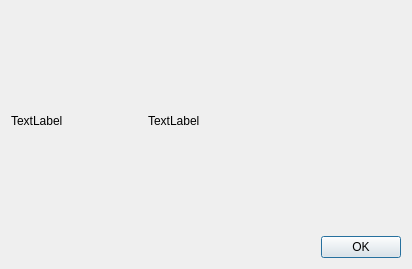
<?xml version="1.0" encoding="UTF-8"?>
<ui version="4.0">
 <class>AboutDialog</class>
 <widget class="QDialog" name="AboutDialog">
  <property name="geometry">
   <rect>
    <x>0</x>
    <y>0</y>
    <width>412</width>
    <height>269</height>
   </rect>
  </property>
  <property name="minimumSize">
   <size>
    <width>412</width>
    <height>269</height>
   </size>
  </property>
  <property name="maximumSize">
   <size>
    <width>412</width>
    <height>269</height>
   </size>
  </property>
  <property name="windowTitle">
   <string>About PhotoScan Helper</string>
  </property>
  <property name="sizeGripEnabled">
   <bool>false</bool>
  </property>
  <layout class="QVBoxLayout" name="verticalLayout">
   <item>
    <layout class="QHBoxLayout" name="horizontalLayout">
     <item>
      <widget class="QLabel" name="iconLabel">
       <property name="minimumSize">
        <size>
         <width>131</width>
         <height>181</height>
        </size>
       </property>
       <property name="text">
        <string>TextLabel</string>
       </property>
      </widget>
     </item>
     <item>
      <widget class="QLabel" name="aboutTextLabel">
       <property name="sizePolicy">
        <sizepolicy hsizetype="MinimumExpanding" vsizetype="MinimumExpanding">
         <horstretch>0</horstretch>
         <verstretch>0</verstretch>
        </sizepolicy>
       </property>
       <property name="text">
        <string>TextLabel</string>
       </property>
      </widget>
     </item>
    </layout>
   </item>
   <item>
    <widget class="QDialogButtonBox" name="buttonBox">
     <property name="orientation">
      <enum>Qt::Horizontal</enum>
     </property>
     <property name="standardButtons">
      <set>QDialogButtonBox::Ok</set>
     </property>
    </widget>
   </item>
  </layout>
 </widget>
 <resources/>
 <connections>
  <connection>
   <sender>buttonBox</sender>
   <signal>accepted()</signal>
   <receiver>AboutDialog</receiver>
   <slot>accept()</slot>
   <hints>
    <hint type="sourcelabel">
     <x>248</x>
     <y>254</y>
    </hint>
    <hint type="destinationlabel">
     <x>157</x>
     <y>274</y>
    </hint>
   </hints>
  </connection>
  <connection>
   <sender>buttonBox</sender>
   <signal>rejected()</signal>
   <receiver>AboutDialog</receiver>
   <slot>reject()</slot>
   <hints>
    <hint type="sourcelabel">
     <x>316</x>
     <y>260</y>
    </hint>
    <hint type="destinationlabel">
     <x>286</x>
     <y>274</y>
    </hint>
   </hints>
  </connection>
 </connections>
</ui>
